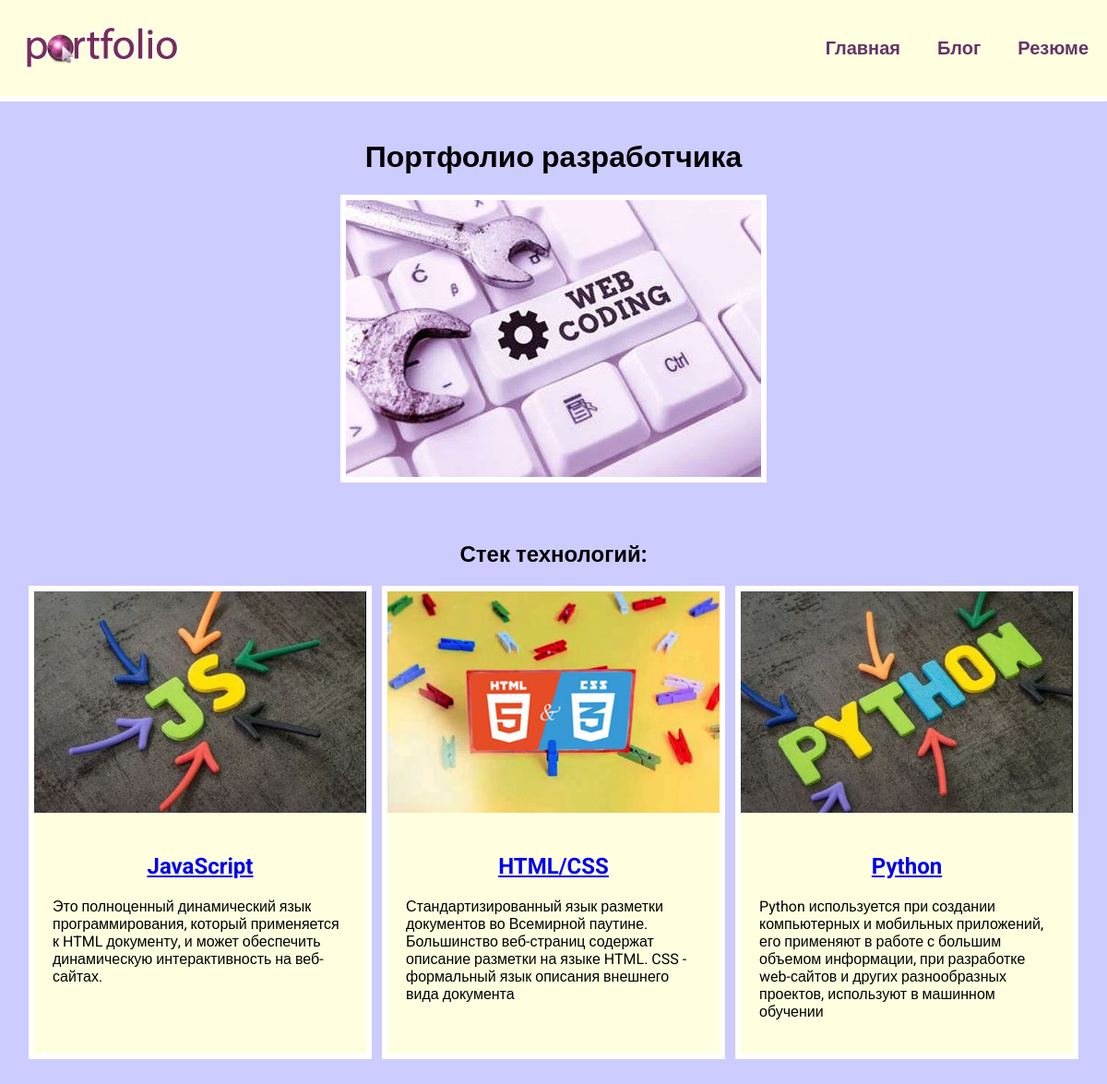
The page / on the database its author committed.
### skills/models.py (models this page shows, shortened)
class Skills(models.Model):
    title = models.CharField(max_length=100)
    description = models.CharField(max_length=250)
    image = models.ImageField('skills/images/')
    url = models.URLField(blank = True)

### skills/views.py (the view)
# urls.py: path('', views.index, name='index'),
def index(request):
    projects = Skills.objects.all()
    return render(request, 'skills/index.html', {'projects':projects})

### skills/templates/skills/index.html
{% extends 'skills/base.html' %}
{% load static %}
{% block content %}
<h1>Портфолио разработчика</h1>
<div class="img">
    <img src="{% static 'skills/wc.jpg' %}" alt="">
</div>
<h2>Стек технологий: </h2>
<div class="block">
    {% for i in projects %}
    <div class="element">
        <div><img src="{{ i.image.url }}" alt=""></div>
        <div class="text">
            <h2>
                <a href="{{ i.url }}" target="_blank">{{ i.title }}</a>
            </h2>
            <p>{{ i.description }}</p>
        </div>
    </div>
    {% endfor %}
</div>
{% endblock %}

### skills/static/css/style.css (style rules this page uses)
body { font-family: "Roboto", sans-serif; background: #CCCCFF; padding: 0; margin: 0; }
.block { display:flex; flex-wrap: wrap; justify-content: space-evenly; }
.element, .count { flex-basis:360px; background: lightyellow; border:6px solid white; margin-bottom: 60px; }
.block img { max-width:360px; }
.text { padding:20px; box-sizing:border-box; }
h1 { text-align:center; margin-top:60px 0 40px; }
h2 { text-align:center; margin:20px 0; }
.img { text-align:center; margin-bottom: 60px; }
.img img { border: 6px solid #FFF; }

### rows shown on the page
Skills: image (picture), title "JavaScript", description "Это полноценный динамический язык программирования, который применяется к HTML документу, и может обеспечить динамическую интерактивность на веб-сайтах."
Skills: image (picture), title "HTML/CSS", description "Стандартизированный язык разметки документов во Всемирной паутине. Большинство веб-страниц содержат описание разметки на языке HTML. CSS - формальный язык описания внешнего вида документа"
Skills: image (picture), title "Python", description "Python используется при создании компьютерных и мобильных приложений, его применяют в работе с большим объемом информации, при разработке web-сайтов и других разнообразных проектов, используют в машинном обучении"
